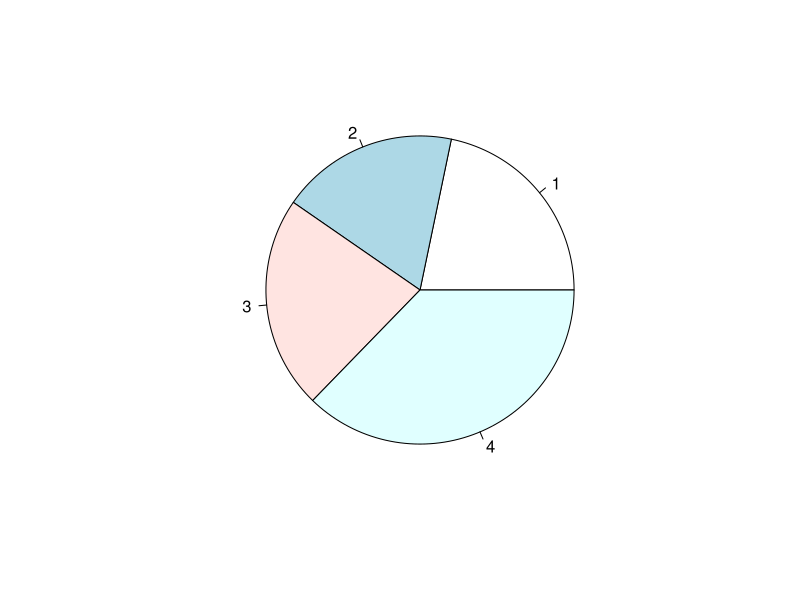
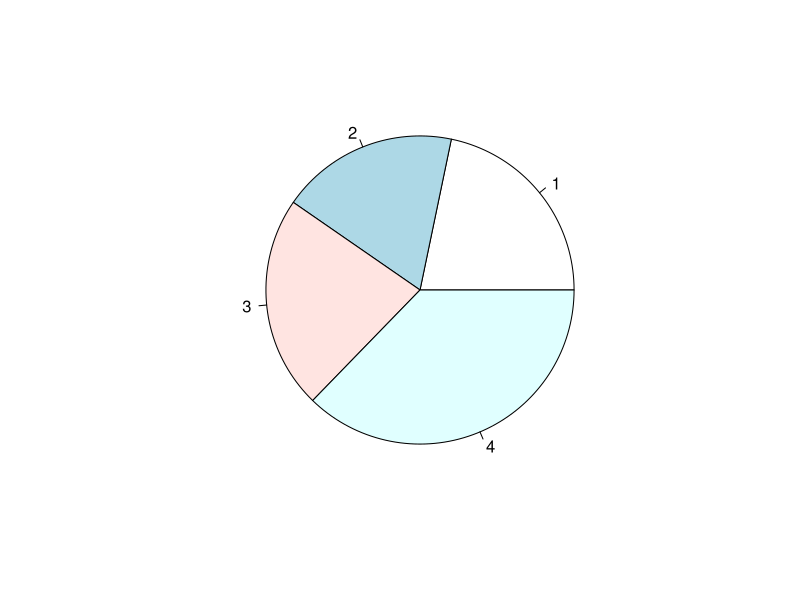
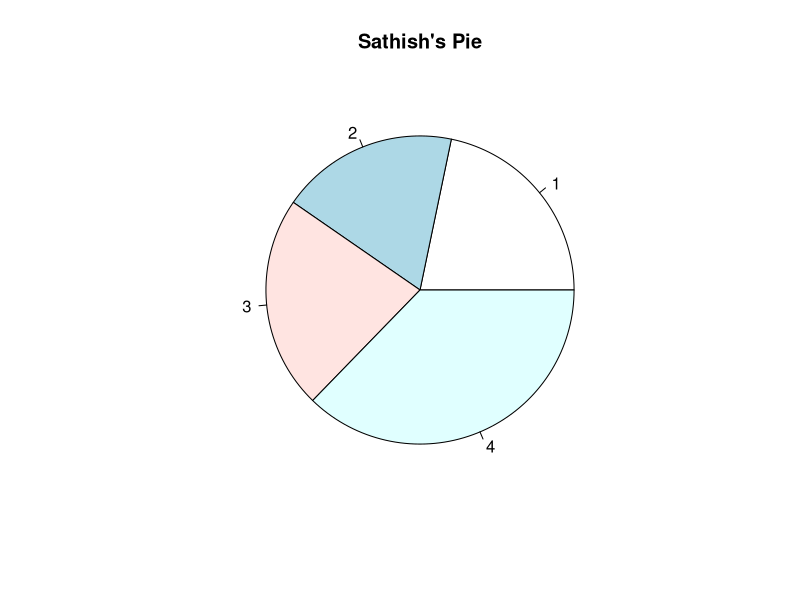
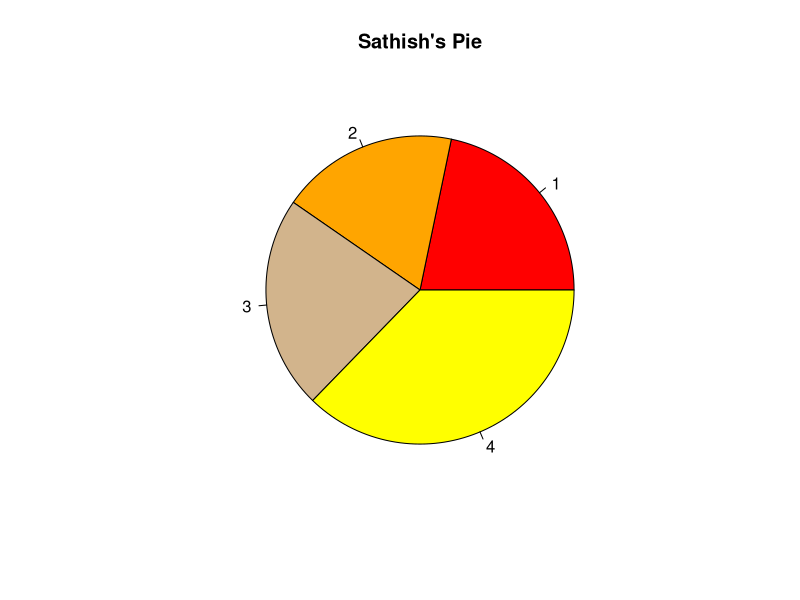

Recreate these plots in R, in order. (Note: this script raises an error after producing the figures.)
#
# Title: "Week 1: Async"
# Author: "Sathish Kumar Rajendiran"
# Purpose: Lab1
#
# getting started with charts

# pie chart
pie(c(7,6,7.2,12))

x <- c(7,6,7.2,12)

pie(x)

pie(x,main="Sathish's Pie")

pie(x,main="Sathish's Pie", col = c("red","orange","tan","yellow"))

pie(x
    , main="Sathish's Pie"
    , col = c("red","orange","tan","yellow")
    , labels = c("a","b","c","d")
    , main="Sathish's Pie"
    )


# plot chart
plot(c(1,3,6,4))

y1 <- c(1,3,6,4)
plot(y1,pch=8) # * points
plot(y1,pch=16, col = c("red","orange","tan","yellow")) # circle points

plot(y1
     , pch=12
     , col = c("red","orange","tan","yellow")
     , cex=3
     , main="Sathish's Plot") # circle points, increase size and title

# working with variables

x <- rnorm(n=10) # assign randomly generated numbers
x

plot(x)
plot(x,type="l") #line plot
plot(x,type="h") #histogram plot

plot(x,type="h",lwd=5) #histogram plot & adjust thickness of the line

plot(x,type="h",lwd=5,lend=2) #line end type 2

plot(x,type="h",lwd=5,lend=2,col="orange")

plot(x
     , type= "h"
     , lwd= 5
     , lend= 2
     , col= "orange"
     , main= "change in net worth")

plot(x
     , type= "h"
     , lwd= 5
     , lend= 2
     , col= "orange"
     , main= "change in net worth"
     , xlab = "time in years"
     , ylab = "in millions")

plot(x
     , type= "h"
     , lwd= 5
     , lend= 2
     , col= "orange"
     , main= "change in net worth"
     , xlab = "time in years" # x axis label
     , ylab = "in millions"  # y axis label
     , bty = "n")  #no border

par(bg="gray")

plot(x
     , type = "h"
     , lwd = 20 
     , col = c("steelblue","tan")
     , lend = 2
     , bty = "n"
     , main = "change in net worth"
     , xlab = "time in years" # x axis label
     , ylab = "in millions"  # y axis label
     )

#cleanup par variables
my.par <- par()
par(my.par)

#barplot
n <- 27
my.letters <- sample(letters[1:3],size=n,replace = T)
my.letters[2]

letters[7:9]
letters[c(8,3,1)]

my.letters

tab <- table(my.letters)
tab

barplot(tab)  #barplot

barplot(tab,col="brown")  #barplot

barplot(tab
        , col= c("orange","tan","yellow")
        , main = "employees distribution"
        , ylab = "employees"
        , xlab = "department"
        , names.arg = c("Sales","Ops","IT")
        , border = "white"
        , horiz = T
        , las = 1
        )

barplot(tab
        , col= c("orange","tan","yellow")
        , main = "employees distribution"
        , ylab = "employees"
        , xlab = "department"
        , names.arg = c("Sales","Ops","IT")
        , border = "white"
        , horiz = T
        , las = 1
        , density = 20
        , angle = c(45,90,12)
        )


x <- rnorm(n=1000,mean=10,sd=1)
x

#histogram
hist(x
     ,main = "what is the distribution of x?"
     )

#box plot
boxplot(x
        , horizontal = T)

x <- rlnorm(n=1000,meanlog = 1,sdlog = 1)
hist(x)

par(mfrow=c(2,1))
boxplot(x
        , horizontal = T)
hist(x
     ,main = "what is the distribution of x?"
     )

hist(x)
hist(log10(x))


x <- 4 
fname <- "/Users/sathishrajendiran/Documents/Sathish/Others/Masters/Syracuse/Courses-Term5/IST719/Week1/lab.pdf"
pie(c(7,4,2,12))
?pie()

#aspect ratio  height to width
pdf(file = fname,width = 4,height = 4)
pie(c(1,2,3))
dev.off()
